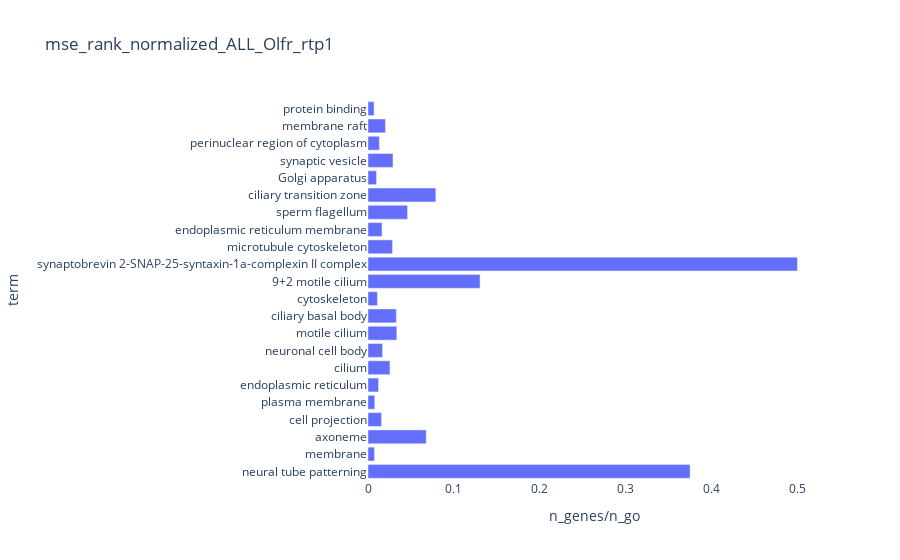
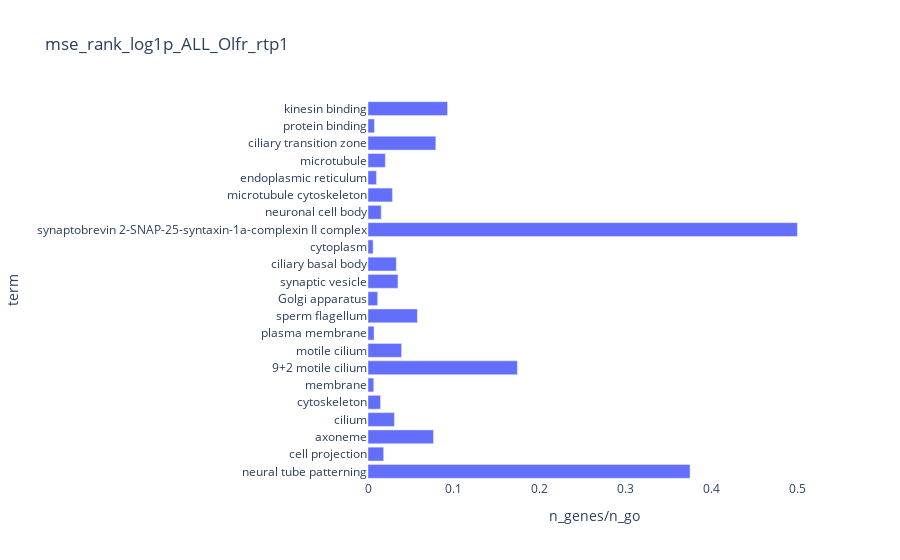
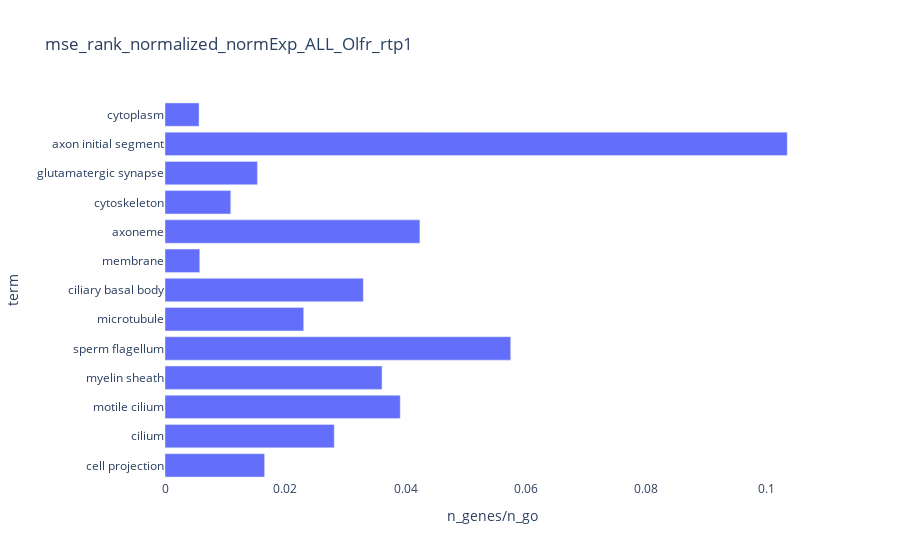
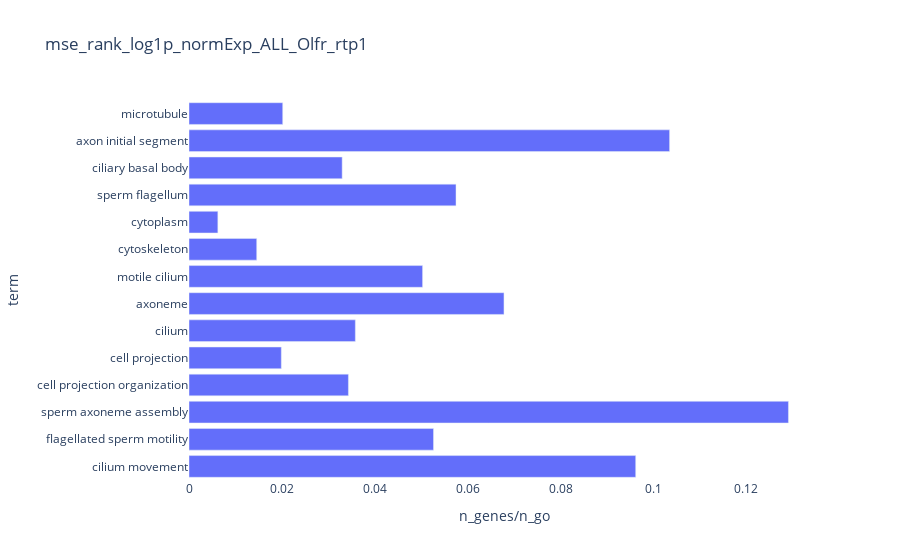

Notebook cell for these charts, in order:
### Code cell
import plotly.express as px

for i in df.keys():
    fig = px.bar(df[i], x='n_genes/n_go', y='term', orientation='h',
                hover_data=['study_genes'],
                title = i).update_layout(
#                                 template='plotly_dark',
                                plot_bgcolor='rgba(0, 0, 0, 0)',
#                                 paper_bgcolor='rgba(0, 0, 0, 0)',
                            )
    fig.show()
    fig.write_html("../output/GO_analysis/GO_"+i+"_.html")

### Figure 1 — Plotly figure (JSON) as saved in the notebook; plotly's stock layout.template omitted (floating-point values rounded to 4 significant figures; data arrays with more than 128 entries replaced by an {"elided": "..."} marker saying what was removed)
{"data": [{"alignmentgroup": "True", "customdata": {"elided": "22 rows, 294 str values in total"}, "hovertemplate": "n_genes/n_go=%{x}<br>term=%{y}<br>study_genes=%{customdata[0]}<extra></extra>", "legendgroup": "", "marker": {"color": "#636efa", "pattern": {"shape": ""}}, "name": "", "offsetgroup": "", "orientation": "h", "showlegend": false, "textposition": "auto", "type": "bar", "x": [0.375, 0.007446, 0.0678, 0.01573, 0.007836, 0.01226, 0.02558, 0.01692, 0.03352, 0.03297, 0.01093, 0.1304, 0.5, 0.02844, 0.01627, 0.04598, 0.07895, 0.009852, 0.02907, 0.01322, 0.02027, 0.007045], "xaxis": "x", "y": ["neural tube patterning", "membrane", "axoneme", "cell projection", "plasma membrane", "endoplasmic reticulum", "cilium", "neuronal cell body", "motile cilium", "ciliary basal body", "cytoskeleton", "9+2 motile cilium", "synaptobrevin 2-SNAP-25-syntaxin-1a-complexin II complex", "microtubule cytoskeleton", "endoplasmic reticulum membrane", "sperm flagellum", "ciliary transition zone", "Golgi apparatus", "synaptic vesicle", "perinuclear region of cytoplasm", "membrane raft", "protein binding"], "yaxis": "y"}], "layout": {"barmode": "relative", "legend": {"tracegroupgap": 0}, "plot_bgcolor": "rgba(0, 0, 0, 0)", "title": {"text": "mse_rank_normalized_ALL_Olfr_rtp1"}, "xaxis": {"anchor": "y", "domain": [0, 1], "title": {"text": "n_genes/n_go"}}, "yaxis": {"anchor": "x", "domain": [0, 1], "title": {"text": "term"}}}}

### Figure 2 — Plotly figure (JSON) as saved in the notebook; plotly's stock layout.template omitted (floating-point values rounded to 4 significant figures; data arrays with more than 128 entries replaced by an {"elided": "..."} marker saying what was removed)
{"data": [{"alignmentgroup": "True", "customdata": {"elided": "22 rows, 329 str values in total"}, "hovertemplate": "n_genes/n_go=%{x}<br>term=%{y}<br>study_genes=%{customdata[0]}<extra></extra>", "legendgroup": "", "marker": {"color": "#636efa", "pattern": {"shape": ""}}, "name": "", "offsetgroup": "", "orientation": "h", "showlegend": false, "textposition": "auto", "type": "bar", "x": [0.375, 0.01821, 0.07627, 0.03069, 0.01458, 0.006676, 0.1739, 0.03911, 0.007032, 0.05747, 0.01126, 0.03488, 0.03297, 0.005934, 0.5, 0.01538, 0.02844, 0.00981, 0.02017, 0.07895, 0.007416, 0.09259], "xaxis": "x", "y": ["neural tube patterning", "cell projection", "axoneme", "cilium", "cytoskeleton", "membrane", "9+2 motile cilium", "motile cilium", "plasma membrane", "sperm flagellum", "Golgi apparatus", "synaptic vesicle", "ciliary basal body", "cytoplasm", "synaptobrevin 2-SNAP-25-syntaxin-1a-complexin II complex", "neuronal cell body", "microtubule cytoskeleton", "endoplasmic reticulum", "microtubule", "ciliary transition zone", "protein binding", "kinesin binding"], "yaxis": "y"}], "layout": {"barmode": "relative", "legend": {"tracegroupgap": 0}, "plot_bgcolor": "rgba(0, 0, 0, 0)", "title": {"text": "mse_rank_log1p_ALL_Olfr_rtp1"}, "xaxis": {"anchor": "y", "domain": [0, 1], "title": {"text": "n_genes/n_go"}}, "yaxis": {"anchor": "x", "domain": [0, 1], "title": {"text": "term"}}}}

### Figure 3 — Plotly figure (JSON) as saved in the notebook; plotly's stock layout.template omitted (floating-point values rounded to 4 significant figures; data arrays with more than 128 entries replaced by an {"elided": "..."} marker saying what was removed)
{"data": [{"alignmentgroup": "True", "customdata": {"elided": "13 rows, 183 str values in total"}, "hovertemplate": "n_genes/n_go=%{x}<br>term=%{y}<br>study_genes=%{customdata[0]}<extra></extra>", "legendgroup": "", "marker": {"color": "#636efa", "pattern": {"shape": ""}}, "name": "", "offsetgroup": "", "orientation": "h", "showlegend": false, "textposition": "auto", "type": "bar", "x": [0.01656, 0.02813, 0.03911, 0.03608, 0.05747, 0.02305, 0.03297, 0.005777, 0.04237, 0.01093, 0.01536, 0.1034, 0.005658], "xaxis": "x", "y": ["cell projection", "cilium", "motile cilium", "myelin sheath", "sperm flagellum", "microtubule", "ciliary basal body", "membrane", "axoneme", "cytoskeleton", "glutamatergic synapse", "axon initial segment", "cytoplasm"], "yaxis": "y"}], "layout": {"barmode": "relative", "legend": {"tracegroupgap": 0}, "plot_bgcolor": "rgba(0, 0, 0, 0)", "title": {"text": "mse_rank_normalized_normExp_ALL_Olfr_rtp1"}, "xaxis": {"anchor": "y", "domain": [0, 1], "title": {"text": "n_genes/n_go"}}, "yaxis": {"anchor": "x", "domain": [0, 1], "title": {"text": "term"}}}}

### Figure 4 — Plotly figure (JSON) as saved in the notebook; plotly's stock layout.template omitted (floating-point values rounded to 4 significant figures; data arrays with more than 128 entries replaced by an {"elided": "..."} marker saying what was removed)
{"data": [{"alignmentgroup": "True", "customdata": {"elided": "14 rows, 163 str values in total"}, "hovertemplate": "n_genes/n_go=%{x}<br>term=%{y}<br>study_genes=%{customdata[0]}<extra></extra>", "legendgroup": "", "marker": {"color": "#636efa", "pattern": {"shape": ""}}, "name": "", "offsetgroup": "", "orientation": "h", "showlegend": false, "textposition": "auto", "type": "bar", "x": [0.09615, 0.05263, 0.129, 0.03431, 0.01987, 0.03581, 0.0678, 0.05028, 0.01458, 0.00621, 0.05747, 0.03297, 0.1034, 0.02017], "xaxis": "x", "y": ["cilium movement", "flagellated sperm motility", "sperm axoneme assembly", "cell projection organization", "cell projection", "cilium", "axoneme", "motile cilium", "cytoskeleton", "cytoplasm", "sperm flagellum", "ciliary basal body", "axon initial segment", "microtubule"], "yaxis": "y"}], "layout": {"barmode": "relative", "legend": {"tracegroupgap": 0}, "plot_bgcolor": "rgba(0, 0, 0, 0)", "title": {"text": "mse_rank_log1p_normExp_ALL_Olfr_rtp1"}, "xaxis": {"anchor": "y", "domain": [0, 1], "title": {"text": "n_genes/n_go"}}, "yaxis": {"anchor": "x", "domain": [0, 1], "title": {"text": "term"}}}}
